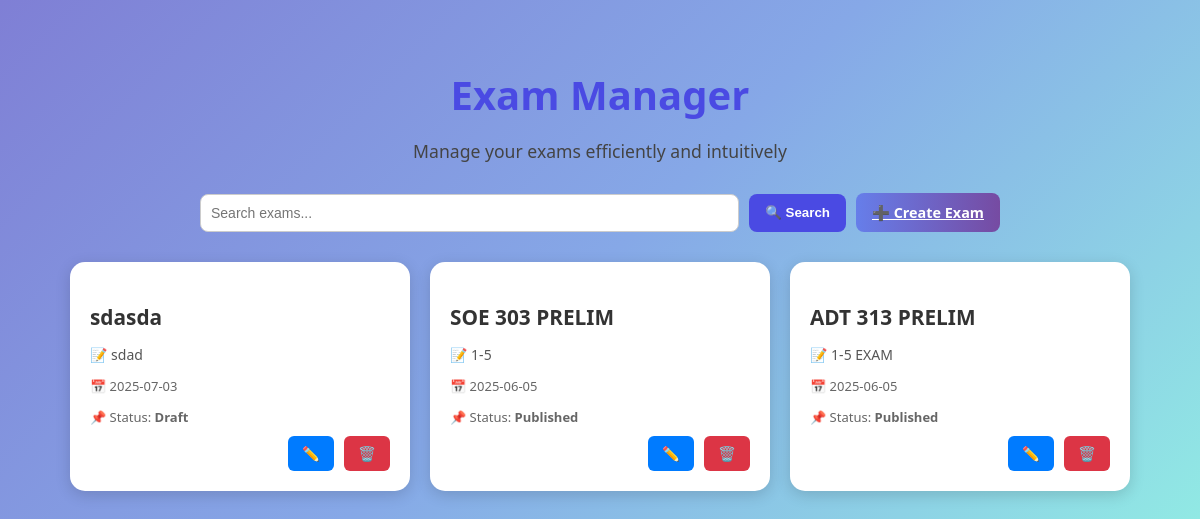
/teacher/exam.php (signed in), run on the app's committed database.
### tables this page shows
CREATE TABLE `exams` (
  `id` int(11) NOT NULL,
  `teacher_id` int(11) NOT NULL,
  `title` varchar(255) NOT NULL,
  `description` text DEFAULT NULL,
  `status` enum('Draft','Published') DEFAULT 'Draft',
  `created_at` timestamp NOT NULL DEFAULT current_timestamp(),
  `course_id` int(11) NOT NULL,
  `section_id` int(11) NOT NULL
);

### teacher/exam.php (the view, shortened to what this page needs)
<?php
require_once('../includes/db.php');
$teacher_id = $_SESSION['user_id'] ?? null;
$search = $_GET['search'] ?? '';
$search_param = "%$search%";
$stmt = $conn->prepare("SELECT id, title, description, created_at, status FROM exams WHERE teacher_id = ? AND (title LIKE ? OR description LIKE ?) ORDER BY created_at DESC");
$stmt->bind_param("iss", $teacher_id, $search_param, $search_param);
$stmt->execute();
$result = $stmt->get_result();
?>
<!DOCTYPE html>
<html lang="en">
<head>
</head>
<body>
<header>
    <h1>Exam Manager</h1>
    <p>Manage your exams efficiently and intuitively</p>
</header>
<div class="top-bar">
    <form method="GET" class="search-bar">
        <input type="text" name="search" value="<?= htmlspecialchars($search) ?>" placeholder="Search exams...">
        <button type="submit">🔍 Search</button>
    </form>
    <a href="dashboard.php?section=exam&action=create" class="create-btn">➕ Create Exam</a>
</div>
<?php if ($result->num_rows === 0): ?>
    <p class="empty-state">📭 No exams found.</p>
<?php else: ?>
    <div class="quiz-grid">
        <?php while ($exam = $result->fetch_assoc()): ?>
            <div class="quiz-card">
                <h3><?= htmlspecialchars($exam['title']) ?></h3>
                <p class="description">📝 <?= htmlspecialchars($exam['description']) ?></p>
                <p class="meta">📅 <?= date("Y-m-d", strtotime($exam['created_at'])) ?></p>
                <p class="status">📌 Status: <strong><?= htmlspecialchars($exam['status']) ?></strong></p>
                <div class="actions">
                    <a href="dashboard.php?section=exam&action=edit&id=<?= $exam['id'] ?>" class="btn edit">✏️</a>
                    <a href="dashboard.php?section=exam&action=delete&id=<?= $exam['id'] ?>" class="btn delete" onclick="return confirm('Delete this exam?')">🗑️</a>
                </div>
            </div>
        <?php endwhile; ?>
    </div>
<?php endif; ?>
</body>
</html>

### teacher/exam.php (style rules this page uses)
body { margin: 0; padding: 0; font-family: 'Segoe UI', sans-serif; background: linear-gradient(135deg, #7f7fd5, #86a8e7, #91eae4); color: #333; padding: 40px 20px; }
header { text-align: center; margin-bottom: 30px; color: #4a4ae3; }
header h1 { font-size: 2.5em; margin-bottom: 10px; font-weight: bold; }
header p { font-size: 1.1em; color: #444; }
.top-bar { display: flex; justify-content: space-between; align-items: center; gap: 10px; max-width: 800px; margin: 0 auto 30px; flex-wrap: wrap; }
.search-bar { display: flex; flex: 1; gap: 10px; min-width: 300px; }
.search-bar input[type="text"] { flex: 1; padding: 10px; border-radius: 8px; border: 1px solid #ccc; font-size: 14px; }
.search-bar button { background: #4a4ae3; color: white; padding: 10px 16px; border: none; border-radius: 8px; font-weight: 600; cursor: pointer; transition: background 0.3s ease; }
.create-btn { padding: 10px 16px; background: linear-gradient(to right, #667eea, #764ba2); border: none; color: white; font-size: 0.9em; border-radius: 8px; font-weight: 600; cursor: pointer; transition: 0.3s ease; white-space: nowrap; }
.quiz-grid { display: flex; flex-wrap: wrap; gap: 20px; justify-content: center; }
.quiz-card { background: white; border-radius: 15px; padding: 20px; width: 300px; box-shadow: 0 4px 15px rgba(0, 0, 0, 0.15); animation: fadeIn 0.7s ease-in; transition: transform 0.3s; }
.quiz-card h3 { margin-bottom: 10px; font-size: 1.3em; font-weight: 600; }
.quiz-card .description { color: #555; font-size: 14px; margin-bottom: 8px; }
.quiz-card .meta, .quiz-card .status { font-size: 13px; color: #666; margin-bottom: 6px; }
.quiz-card .actions { margin-top: 10px; display: flex; justify-content: flex-end; gap: 10px; }
.btn { border: none; padding: 8px 14px; border-radius: 6px; font-size: 0.9em; cursor: pointer; font-weight: bold; text-decoration: none; }
.btn.edit { background-color: #007bff; color: white; }
.btn.delete { background-color: #dc3545; color: white; }

### data on the page
exams: title "sdasda", description "sdad", created_at "2025-07-03", status "Draft"
exams: title "SOE 303 PRELIM", description "1-5", created_at "2025-06-05", status "Published"
exams: title "ADT 313 PRELIM", description "1-5 EXAM", created_at "2025-06-05", status "Published"
